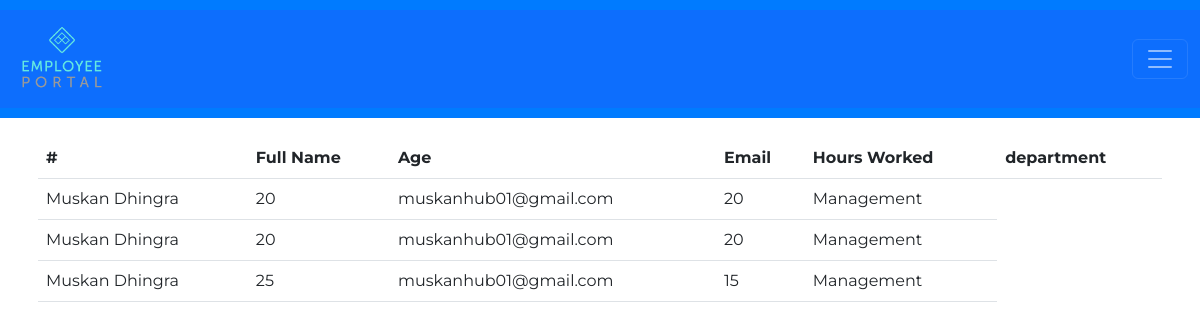
Before: /view_employee.php with the older database file.
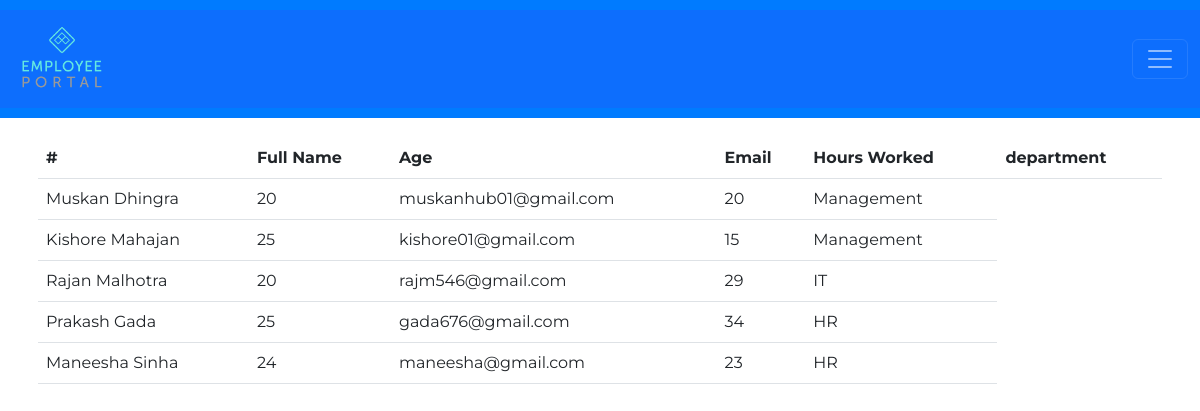
After: the same page with the newer database file.
### tables this page shows
CREATE TABLE IF NOT EXISTS `employee_portal` (
  `fname` varchar(30) NOT NULL,
  `lname` varchar(30) NOT NULL,
  `age` int NOT NULL,
  `email` varchar(40) NOT NULL,
  `hoursworked` int NOT NULL,
  `department` varchar(255) NOT NULL
);

### database.php (called while the page is built, shortened)
<?php
  class Database{
    private $connection;
    public function connect_db(){
      $this->connection = mysqli_connect('localhost', 'root', '', 'employee');
    }
    public function read(){
		    $sql = "SELECT * FROM employee_portal";
 		    $res = mysqli_query($this->connection, $sql);
 		    return $res;
	  }
  }
  $database = new Database();
?>

### view_employee.php (the view, shortened to what this page needs)
<?php
	require_once('database.php');
	$res = $database->read();
?>
<!DOCTYPE html>
<html>
<head>
	<link rel="stylesheet" href="https://cdn.jsdelivr.net/npm/bootstrap@5.2.0-beta1/dist/css/bootstrap.min.css" >
  <link rel="stylesheet" href="./css/style.css">
</head>
<body>
	<header>
	<?php
                include("include/globalheader.php");
           ?>
  </header>
<div class="container">
	<div class="row">
		<table class="table">
			<tr>
				<th>#</th>
				<th>Full Name</th>
				<th>Age</th>
				<th>Email</th>
                <th>Hours Worked</th>
                <th>department</th>
			</tr>
			<?php
				while($r = mysqli_fetch_assoc($res)){
			?>
					<tr>
						<td><?php echo $r['fname'] . " " . $r['lname']; ?></td>
						<td><?php echo $r['age'] ?></td>
						<td><?php echo $r['email'] ?></td>
                        <td><?php echo $r['hoursworked'] ?></td>
                        <td><?php echo $r['department'] ?></td>
					</tr>
				<?php
				}
			?>
		</table>
	</div>
</div>
</body>
</html>

### include/globalheader.php (shortened to what this page needs)
<link rel="stylesheet" href="../css/style.css" type="text/css">
<nav class="navbar navbar-dark bg-primary">
      <div class="container-fluid">
        <a class="navbar-brand" href="index.php"><img src="images/Employee-Portal-Logo.png" alt="header logo"></a>
        <button class="navbar-toggler" type="button" data-bs-toggle="collapse" data-bs-target="#navbarSupportedContent" aria-controls="navbarSupportedContent" aria-expanded="false" aria-label="Toggle navigation">
          <span class="navbar-toggler-icon"></span>
        </button>
      </div>
    </nav>

### css/style.css (style rules this page uses)
body, html { margin: 0; padding: 0; font-family: 'Montserrat', sans-serif; }
header { background-color: #007BFF; color: #fff; padding: 10px 0; }
.navbar-brand img { max-width: 100px; height: auto; }
.container { padding: 20px; }

Changed rows visible on the page:
removed employee_portal: fname "Muskan", lname "Dhingra", age "20", email "muskanhub01@gmail.com", hoursworked "20", department "Management"
removed employee_portal: fname "Muskan", lname "Dhingra", age "25", email "muskanhub01@gmail.com", hoursworked "15", department "Management"
added employee_portal: fname "Kishore", lname "Mahajan", age "25", email "kishore01@gmail.com", hoursworked "15", department "Management"
added employee_portal: fname "Rajan", lname "Malhotra", age "20", email "rajm546@gmail.com", hoursworked "29", department "IT"
added employee_portal: fname "Prakash", lname "Gada", age "25", email "gada676@gmail.com", hoursworked "34", department "HR"
added employee_portal: fname "Maneesha", lname "Sinha", age "24", email "maneesha@gmail.com", hoursworked "23", department "HR"
